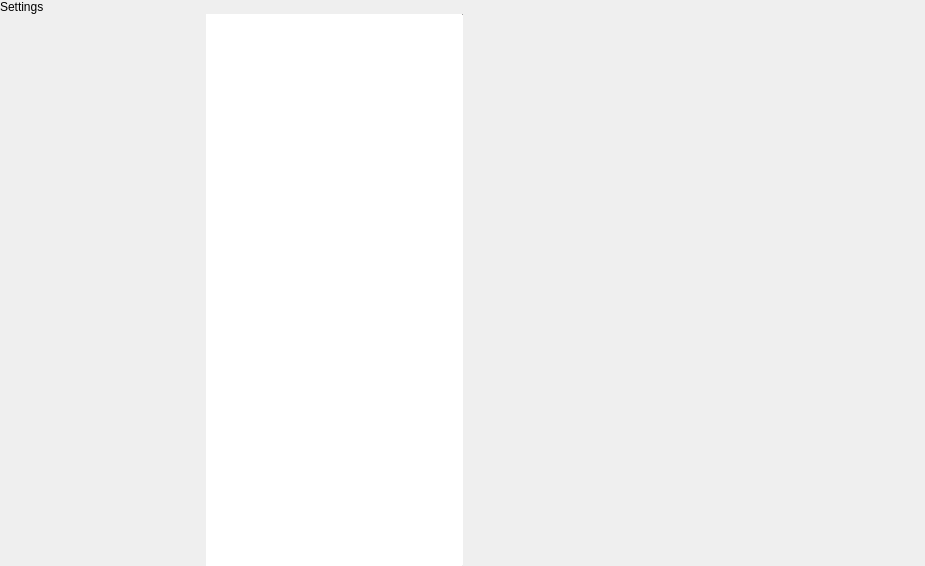
<?xml version="1.0" encoding="UTF-8"?>
<ui version="4.0">
 <class>tSettingsWindow</class>
 <widget class="QDialog" name="tSettingsWindow">
  <property name="geometry">
   <rect>
    <x>0</x>
    <y>0</y>
    <width>925</width>
    <height>566</height>
   </rect>
  </property>
  <property name="sizePolicy">
   <sizepolicy hsizetype="Ignored" vsizetype="Ignored">
    <horstretch>0</horstretch>
    <verstretch>0</verstretch>
   </sizepolicy>
  </property>
  <property name="windowTitle">
   <string notr="true">Dialog</string>
  </property>
  <layout class="QVBoxLayout" name="verticalLayout">
   <property name="spacing">
    <number>0</number>
   </property>
   <property name="sizeConstraint">
    <enum>QLayout::SetNoConstraint</enum>
   </property>
   <property name="leftMargin">
    <number>0</number>
   </property>
   <property name="topMargin">
    <number>0</number>
   </property>
   <property name="rightMargin">
    <number>0</number>
   </property>
   <property name="bottomMargin">
    <number>0</number>
   </property>
   <item>
    <widget class="tTitleLabel" name="titleLabel">
     <property name="text">
      <string>Settings</string>
     </property>
    </widget>
   </item>
   <item>
    <layout class="QHBoxLayout" name="horizontalLayout">
     <property name="spacing">
      <number>0</number>
     </property>
     <property name="leftMargin">
      <number>0</number>
     </property>
     <property name="topMargin">
      <number>0</number>
     </property>
     <property name="rightMargin">
      <number>0</number>
     </property>
     <property name="bottomMargin">
      <number>0</number>
     </property>
     <item>
      <widget class="QScrollArea" name="leftArea">
       <property name="frameShape">
        <enum>QFrame::NoFrame</enum>
       </property>
       <property name="widgetResizable">
        <bool>true</bool>
       </property>
       <widget class="QWidget" name="scrollAreaWidgetContents_2">
        <property name="geometry">
         <rect>
          <x>0</x>
          <y>0</y>
          <width>461</width>
          <height>548</height>
         </rect>
        </property>
        <layout class="QHBoxLayout" name="horizontalLayout_2">
         <property name="spacing">
          <number>0</number>
         </property>
         <property name="leftMargin">
          <number>0</number>
         </property>
         <property name="topMargin">
          <number>0</number>
         </property>
         <property name="rightMargin">
          <number>0</number>
         </property>
         <property name="bottomMargin">
          <number>0</number>
         </property>
         <item alignment="Qt::AlignRight">
          <widget class="QListView" name="contentsView">
           <property name="frameShape">
            <enum>QFrame::NoFrame</enum>
           </property>
           <property name="editTriggers">
            <set>QAbstractItemView::NoEditTriggers</set>
           </property>
          </widget>
         </item>
        </layout>
       </widget>
      </widget>
     </item>
     <item>
      <widget class="Line" name="line">
       <property name="maximumSize">
        <size>
         <width>1</width>
         <height>16777215</height>
        </size>
       </property>
       <property name="orientation">
        <enum>Qt::Vertical</enum>
       </property>
      </widget>
     </item>
     <item>
      <widget class="QScrollArea" name="rightArea">
       <property name="frameShape">
        <enum>QFrame::NoFrame</enum>
       </property>
       <property name="widgetResizable">
        <bool>true</bool>
       </property>
       <widget class="QWidget" name="rightAreaContents">
        <property name="geometry">
         <rect>
          <x>0</x>
          <y>0</y>
          <width>461</width>
          <height>548</height>
         </rect>
        </property>
        <layout class="QVBoxLayout" name="verticalLayout_3">
         <property name="spacing">
          <number>0</number>
         </property>
         <property name="leftMargin">
          <number>0</number>
         </property>
         <property name="topMargin">
          <number>0</number>
         </property>
         <property name="rightMargin">
          <number>0</number>
         </property>
         <property name="bottomMargin">
          <number>0</number>
         </property>
         <item>
          <layout class="QVBoxLayout" name="paneLayout">
           <property name="spacing">
            <number>0</number>
           </property>
          </layout>
         </item>
         <item>
          <spacer name="verticalSpacer">
           <property name="orientation">
            <enum>Qt::Vertical</enum>
           </property>
           <property name="sizeHint" stdset="0">
            <size>
             <width>20</width>
             <height>0</height>
            </size>
           </property>
          </spacer>
         </item>
        </layout>
       </widget>
      </widget>
     </item>
    </layout>
   </item>
  </layout>
 </widget>
 <customwidgets>
  <customwidget>
   <class>tTitleLabel</class>
   <extends>QLabel</extends>
   <header location="global">ttitlelabel.h</header>
   <slots>
    <signal>backButtonClicked()</signal>
   </slots>
  </customwidget>
 </customwidgets>
 <resources/>
 <connections/>
</ui>
